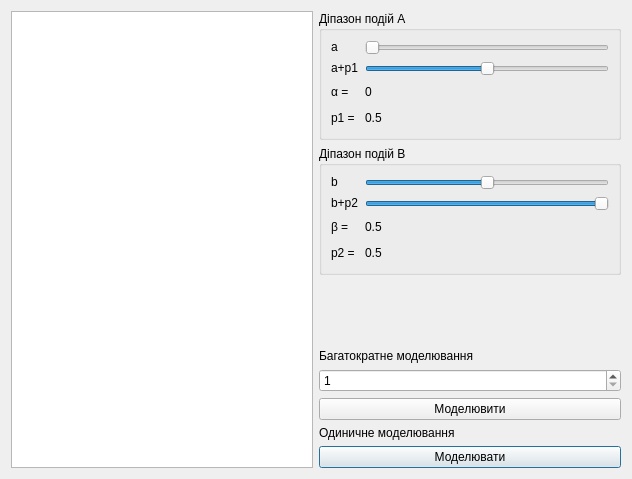
<?xml version="1.0" encoding="UTF-8"?>
<ui version="4.0">
 <class>ExampleThree</class>
 <widget class="QDialog" name="ExampleThree">
  <property name="geometry">
   <rect>
    <x>0</x>
    <y>0</y>
    <width>632</width>
    <height>479</height>
   </rect>
  </property>
  <property name="windowTitle">
   <string>Приклад 3</string>
  </property>
  <layout class="QGridLayout" name="gridLayout_3">
   <item row="4" column="1">
    <widget class="QSpinBox" name="spinBox">
     <property name="minimum">
      <number>1</number>
     </property>
     <property name="maximum">
      <number>999999999</number>
     </property>
    </widget>
   </item>
   <item row="0" column="0" rowspan="8">
    <widget class="QGraphicsView" name="graphicsView"/>
   </item>
   <item row="1" column="1">
    <widget class="QGroupBox" name="groupBox_2">
     <property name="title">
      <string>Діпазон подій B</string>
     </property>
     <layout class="QGridLayout" name="gridLayout">
      <item row="2" column="0">
       <widget class="QLabel" name="label_13">
        <property name="text">
         <string>p2 = </string>
        </property>
       </widget>
      </item>
      <item row="1" column="0">
       <widget class="QLabel" name="label_11">
        <property name="text">
         <string> &lt;html&gt;&lt;head/&gt;&lt;body&gt;&amp;beta; = &lt;/body&gt;&lt;/html&gt;</string>
        </property>
       </widget>
      </item>
      <item row="0" column="0">
       <layout class="QVBoxLayout" name="verticalLayout">
        <item>
         <widget class="QLabel" name="label_3">
          <property name="text">
           <string>&lt;html&gt;&lt;head/&gt;&lt;body&gt;&lt;p&gt;b&lt;/p&gt;&lt;/body&gt;&lt;/html&gt;</string>
          </property>
         </widget>
        </item>
        <item>
         <widget class="QLabel" name="label_4">
          <property name="text">
           <string>&lt;html&gt;&lt;head/&gt;&lt;body&gt;&lt;p&gt;b+p2&lt;/p&gt;&lt;/body&gt;&lt;/html&gt;</string>
          </property>
         </widget>
        </item>
       </layout>
      </item>
      <item row="2" column="1">
       <widget class="QLabel" name="l_p2">
        <property name="text">
         <string>0.5</string>
        </property>
       </widget>
      </item>
      <item row="1" column="1">
       <widget class="QLabel" name="l_b">
        <property name="text">
         <string>0.5</string>
        </property>
       </widget>
      </item>
      <item row="1" column="2">
       <spacer name="horizontalSpacer">
        <property name="orientation">
         <enum>Qt::Horizontal</enum>
        </property>
        <property name="sizeHint" stdset="0">
         <size>
          <width>40</width>
          <height>20</height>
         </size>
        </property>
       </spacer>
      </item>
      <item row="0" column="1" colspan="2">
       <layout class="QVBoxLayout" name="verticalLayout_2">
        <item>
         <widget class="QSlider" name="horizontalSlider_3">
          <property name="maximum">
           <number>100</number>
          </property>
          <property name="value">
           <number>50</number>
          </property>
          <property name="orientation">
           <enum>Qt::Horizontal</enum>
          </property>
         </widget>
        </item>
        <item>
         <widget class="QSlider" name="horizontalSlider_4">
          <property name="maximum">
           <number>100</number>
          </property>
          <property name="value">
           <number>100</number>
          </property>
          <property name="orientation">
           <enum>Qt::Horizontal</enum>
          </property>
         </widget>
        </item>
       </layout>
      </item>
      <item row="2" column="2">
       <spacer name="horizontalSpacer_2">
        <property name="orientation">
         <enum>Qt::Horizontal</enum>
        </property>
        <property name="sizeHint" stdset="0">
         <size>
          <width>40</width>
          <height>20</height>
         </size>
        </property>
       </spacer>
      </item>
     </layout>
    </widget>
   </item>
   <item row="7" column="1">
    <widget class="QPushButton" name="pushButton">
     <property name="styleSheet">
      <string notr="true"/>
     </property>
     <property name="text">
      <string>Моделювати</string>
     </property>
    </widget>
   </item>
   <item row="0" column="1">
    <widget class="QGroupBox" name="groupBox">
     <property name="title">
      <string>Діпазон подій A</string>
     </property>
     <layout class="QGridLayout" name="gridLayout_2">
      <item row="0" column="0">
       <layout class="QVBoxLayout" name="verticalLayout_3">
        <item>
         <widget class="QLabel" name="label">
          <property name="text">
           <string>&lt;html&gt;&lt;head/&gt;&lt;body&gt;&lt;p&gt;a&lt;/p&gt;&lt;/body&gt;&lt;/html&gt;</string>
          </property>
         </widget>
        </item>
        <item>
         <widget class="QLabel" name="label_2">
          <property name="text">
           <string>&lt;html&gt;&lt;head/&gt;&lt;body&gt;&lt;p&gt;a+p1&lt;/p&gt;&lt;/body&gt;&lt;/html&gt;</string>
          </property>
         </widget>
        </item>
       </layout>
      </item>
      <item row="2" column="0">
       <widget class="QLabel" name="label_9">
        <property name="text">
         <string>p1 = </string>
        </property>
       </widget>
      </item>
      <item row="1" column="0">
       <widget class="QLabel" name="label_7">
        <property name="text">
         <string>&lt;html&gt;&lt;head/&gt;&lt;body&gt;&amp;alpha; = &lt;/body&gt;&lt;/html&gt;</string>
        </property>
       </widget>
      </item>
      <item row="2" column="1">
       <widget class="QLabel" name="l_p">
        <property name="text">
         <string>0.5</string>
        </property>
       </widget>
      </item>
      <item row="1" column="1">
       <widget class="QLabel" name="l_a">
        <property name="text">
         <string>0</string>
        </property>
       </widget>
      </item>
      <item row="1" column="2">
       <spacer name="horizontalSpacer_3">
        <property name="orientation">
         <enum>Qt::Horizontal</enum>
        </property>
        <property name="sizeHint" stdset="0">
         <size>
          <width>40</width>
          <height>20</height>
         </size>
        </property>
       </spacer>
      </item>
      <item row="0" column="1" colspan="2">
       <layout class="QVBoxLayout" name="verticalLayout_4">
        <item>
         <widget class="QSlider" name="horizontalSlider">
          <property name="maximum">
           <number>100</number>
          </property>
          <property name="orientation">
           <enum>Qt::Horizontal</enum>
          </property>
         </widget>
        </item>
        <item>
         <widget class="QSlider" name="horizontalSlider_2">
          <property name="maximum">
           <number>100</number>
          </property>
          <property name="value">
           <number>50</number>
          </property>
          <property name="orientation">
           <enum>Qt::Horizontal</enum>
          </property>
         </widget>
        </item>
       </layout>
      </item>
      <item row="2" column="2">
       <spacer name="horizontalSpacer_4">
        <property name="orientation">
         <enum>Qt::Horizontal</enum>
        </property>
        <property name="sizeHint" stdset="0">
         <size>
          <width>40</width>
          <height>20</height>
         </size>
        </property>
       </spacer>
      </item>
     </layout>
    </widget>
   </item>
   <item row="2" column="1">
    <spacer name="verticalSpacer">
     <property name="orientation">
      <enum>Qt::Vertical</enum>
     </property>
     <property name="sizeHint" stdset="0">
      <size>
       <width>20</width>
       <height>135</height>
      </size>
     </property>
    </spacer>
   </item>
   <item row="6" column="1">
    <widget class="QLabel" name="label_6">
     <property name="text">
      <string>Одиничне моделювання</string>
     </property>
    </widget>
   </item>
   <item row="3" column="1">
    <widget class="QLabel" name="label_5">
     <property name="text">
      <string>Багатократне моделювання</string>
     </property>
    </widget>
   </item>
   <item row="5" column="1">
    <widget class="QPushButton" name="pushButton_2">
     <property name="text">
      <string>Моделювити</string>
     </property>
    </widget>
   </item>
  </layout>
 </widget>
 <resources/>
 <connections/>
</ui>
